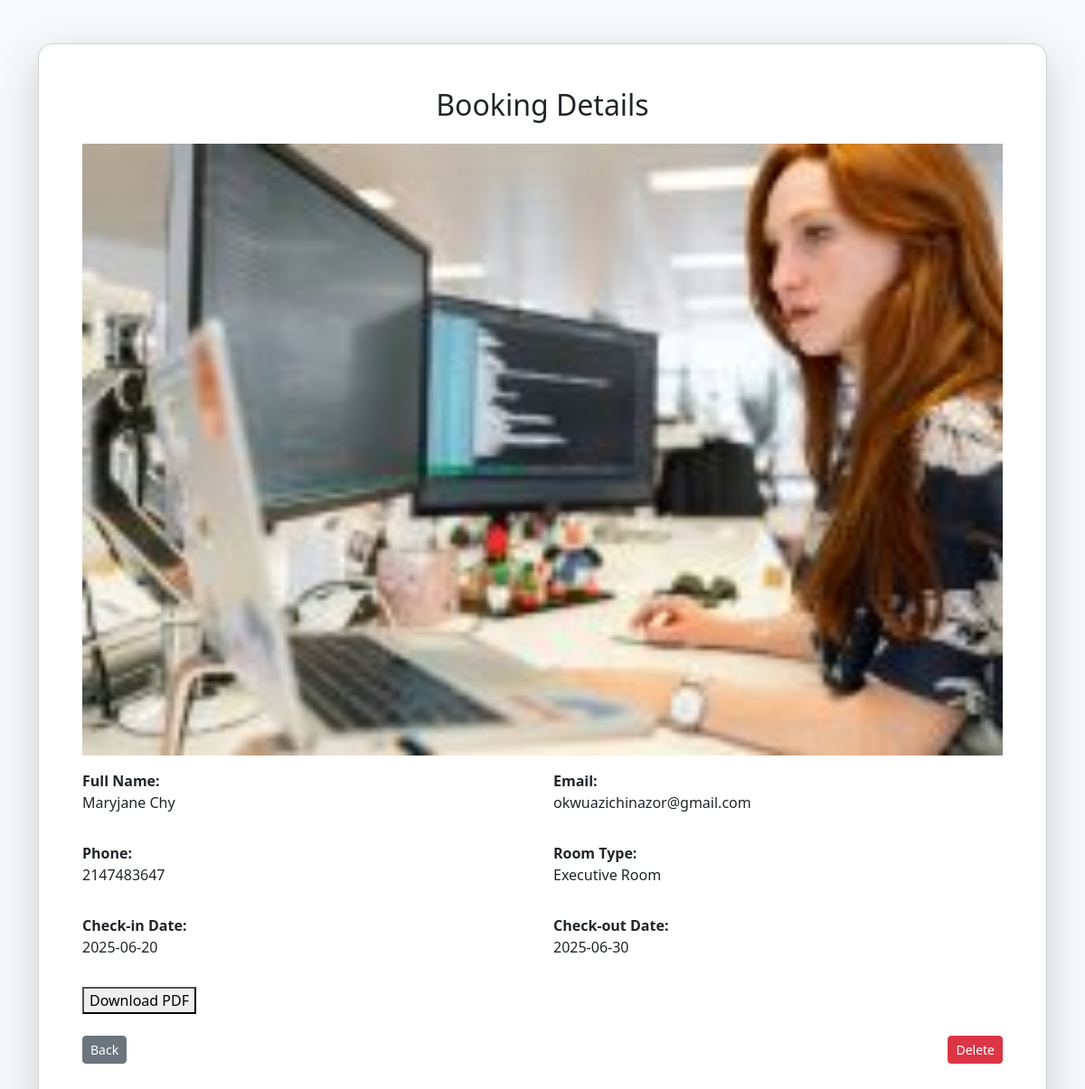
Screenshot of /show.php?id=10 (signed in) with the database file from the repository.
### tables this page shows
CREATE TABLE `booking_records` (
  `id` int(11) NOT NULL,
  `full_name` varchar(255) NOT NULL,
  `email` varchar(255) NOT NULL,
  `phone_number` int(11) NOT NULL,
  `room_type` varchar(255) NOT NULL,
  `check_in_date` date NOT NULL,
  `check_out_date` date NOT NULL,
  `image_file` varchar(255) NOT NULL
);

### includes/get_booking_record_id.php (called while the page is built)
<?php
function getBookingRecordById($conn, $id)
{
    $sql = "SELECT * FROM booking_records WHERE id = ?";
    $stmt = mysqli_prepare($conn, $sql);
    mysqli_stmt_bind_param($stmt, 'i', $id);
    mysqli_stmt_execute($stmt);
    $get_result = mysqli_stmt_get_result($stmt);
    $data = mysqli_fetch_assoc($get_result);
    return $data;
}

### show.php (the view, shortened to what this page needs)
<?php
require_once "includes/db_connect.php";
require_once "includes/get_booking_record_id.php";
$id = $_GET['id'];
$conn = connectDB();
$data = getBookingRecordById($conn, $id);
?>
<!DOCTYPE html>
<html lang="en">
<head>
  <link href="https://cdn.jsdelivr.net/npm/bootstrap@5.3.6/dist/css/bootstrap.min.css" rel="stylesheet" />
</head>
<body class="bg-light">
  <div class="container py-5">
    <div class="card shadow-lg rounded-4">
      <div class="card-body p-5">
        <h2 class="text-center mb-4">Booking Details</h2>
        <div class="row mb-3">
          <img src="http://localhost/Hotel_Booking_Management_System/uploads/<?= htmlspecialchars($data['image_file']) ?>" alt="">
        </div>
        <div class="row mb-3">
          <div class="col-md-6">
            <strong>Full Name:</strong>
            <p><?= htmlspecialchars($data['full_name']) ?></p>
          </div>
          <div class="col-md-6">
            <strong>Email:</strong>
            <p><?= htmlspecialchars($data['email']) ?></p>
          </div>
        </div>
        <div class="row mb-3">
          <div class="col-md-6">
            <strong>Phone:</strong>
            <p><?= htmlspecialchars($data['phone_number']) ?></p>
          </div>
          <div class="col-md-6">
            <strong>Room Type:</strong>
            <p><?= htmlspecialchars($data['room_type']) ?></p>
          </div>
        </div>
        <div class="row mb-3">
          <div class="col-md-6">
            <strong>Check-in Date:</strong>
            <p><?= htmlspecialchars($data['check_in_date']) ?></p>
          </div>
          <div class="col-md-6">
            <strong>Check-out Date:</strong>
            <p><?= htmlspecialchars($data['check_out_date']) ?></p>
          </div>
        </div>
        <div class="row mb-3">
          <div class="col-md-6">
            <form method="POST">
              <button type="submit" name="download">Download PDF</button>
            </form>
          </div>
          <div class="d-flex justify-content-between mt-4">
            <a href="index_records.php" class="btn btn-secondary btn-sm">Back</a>
            <a href="delete.php?id=<?= $id ?>" class="btn btn-danger btn-sm">Delete</a>
          </div>
        </div>
      </div>
    </div>
</body>
</html>

### rows the page displays
booking_records: image_file (picture), full_name "Maryjane Chy", email "okwuazichinazor@gmail.com", phone_number "2147483647", room_type "Executive Room", check_in_date "2025-06-20", check_out_date "2025-06-30"
